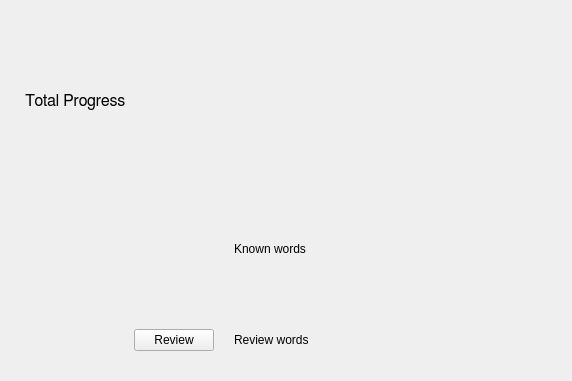
<?xml version="1.0" encoding="UTF-8"?>
<ui version="4.0">
 <class>MainWindow</class>
 <widget class="QMainWindow" name="MainWindow">
  <property name="geometry">
   <rect>
    <x>0</x>
    <y>0</y>
    <width>572</width>
    <height>381</height>
   </rect>
  </property>
  <property name="windowTitle">
   <string>MainWindow</string>
  </property>
  <widget class="QWidget" name="centralwidget">
   <layout class="QVBoxLayout" name="verticalLayout_2">
    <property name="leftMargin">
     <number>25</number>
    </property>
    <property name="topMargin">
     <number>20</number>
    </property>
    <property name="rightMargin">
     <number>30</number>
    </property>
    <property name="bottomMargin">
     <number>30</number>
    </property>
    <item>
     <widget class="QLabel" name="title_label">
      <property name="minimumSize">
       <size>
        <width>0</width>
        <height>0</height>
       </size>
      </property>
      <property name="maximumSize">
       <size>
        <width>361</width>
        <height>266</height>
       </size>
      </property>
      <property name="font">
       <font>
        <family>FreeSans</family>
        <pointsize>12</pointsize>
        <weight>50</weight>
        <bold>false</bold>
       </font>
      </property>
      <property name="text">
       <string>Total Progress</string>
      </property>
     </widget>
    </item>
    <item>
     <layout class="QHBoxLayout" name="horizontalLayout">
      <item>
       <spacer name="horizontalSpacer">
        <property name="orientation">
         <enum>Qt::Horizontal</enum>
        </property>
        <property name="sizeHint" stdset="0">
         <size>
          <width>40</width>
          <height>20</height>
         </size>
        </property>
       </spacer>
      </item>
      <item>
       <layout class="QVBoxLayout" name="verticalLayout">
        <property name="spacing">
         <number>20</number>
        </property>
        <item>
         <layout class="QGridLayout" name="gridLayout">
          <property name="spacing">
           <number>20</number>
          </property>
          <item row="0" column="1">
           <widget class="QLabel" name="total_learnt_label">
            <property name="minimumSize">
             <size>
              <width>200</width>
              <height>0</height>
             </size>
            </property>
            <property name="text">
             <string>Known words</string>
            </property>
           </widget>
          </item>
          <item row="1" column="0">
           <widget class="QPushButton" name="review_button">
            <property name="enabled">
             <bool>true</bool>
            </property>
            <property name="text">
             <string>Review</string>
            </property>
           </widget>
          </item>
          <item row="1" column="1">
           <widget class="QLabel" name="total_review_label">
            <property name="text">
             <string>Review words</string>
            </property>
           </widget>
          </item>
         </layout>
        </item>
       </layout>
      </item>
      <item>
       <spacer name="horizontalSpacer_2">
        <property name="orientation">
         <enum>Qt::Horizontal</enum>
        </property>
        <property name="sizeHint" stdset="0">
         <size>
          <width>40</width>
          <height>20</height>
         </size>
        </property>
       </spacer>
      </item>
     </layout>
    </item>
   </layout>
  </widget>
 </widget>
 <resources/>
 <connections/>
</ui>
